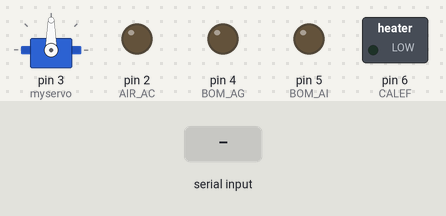
Bench run of a sketch on a simulated Arduino Uno, built with avr-gcc and run on an emulated ATmega328P. Parts: servo, switched loads named in the sketch (green lamp = pin HIGH), output pins drawn as LEDs (lit = HIGH). The test bench sets the inputs (shaded band).

Above: at 1.2 s.
1.3 s: "3" received over Serial
At 1.8 s:
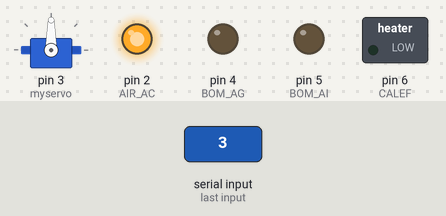
2.8 s: byte 66 ('B') received over Serial
At 4.0 s:
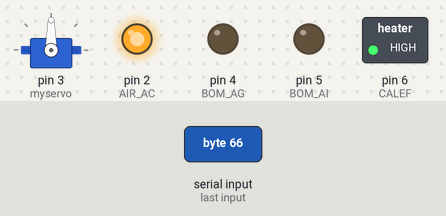
4.3 s: "4" received over Serial
At 5.3 s:
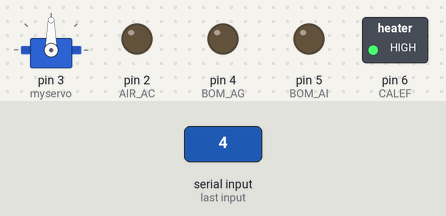
5.8 s: "6" received over Serial
At 6.4 s:
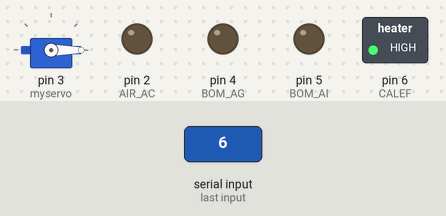
7.3 s: byte 67 ('C') received over Serial
At 7.6 s:
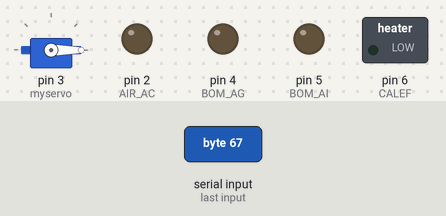
8.8 s: "7" received over Serial
At 9.9 s:
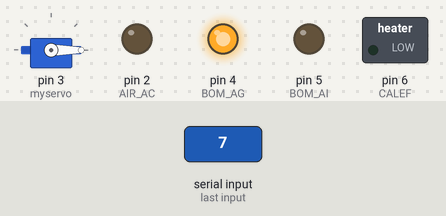
Timing chart, 0 to 11.3 s (numbered marks = the images above; inputs shaded):
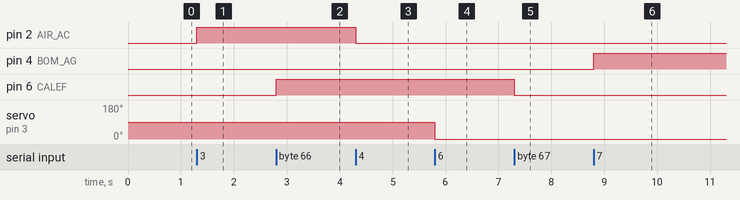

Measured:
- after the input at 1.3 s, pin 2 (AIR_AC): LOW → HIGH at once
- after the input at 2.8 s, pin 6 (CALEF): LOW → HIGH at once
- after the input at 4.3 s, pin 2 (AIR_AC): HIGH → LOW at once
- after the input at 5.8 s, servo on pin 3 (myservo): 90° → 0° at once
- after the input at 7.3 s, pin 6 (CALEF): HIGH → LOW at once
- after the input at 8.8 s, pin 4 (BOM_AG): LOW → HIGH at once

The sketch:

Invernadero.ino
```cpp
#include <Servo.h>
#define AIR_AC   2
#define BOM_AG   4
#define BOM_AI   5
#define CALEF    6
Servo myservo;
void setup() {
  Serial.begin(9600);
  pinMode(2,OUTPUT);
  pinMode(4,OUTPUT);
  pinMode(5,OUTPUT);
  pinMode(6,OUTPUT);
  myservo.attach(3);
}

void loop() {
  int comand = Serial.read();
  int dato;
  if(comand=='1'){ // Envia valor de sensor Humedad
    dato = analogRead(A0);
    Serial.print(dato);
    Serial.println(" ");
  }
  if(comand=='2'){ // Envia valor de sensor Temp
    dato = analogRead(A1);
    Serial.print(dato);
    Serial.println(" ");
  }
  if(comand=='3'){ // Enciende Ventilador
    digitalWrite(AIR_AC,1);
  }
  if(comand=='4'){ // Apaga Ventilador
    digitalWrite(AIR_AC,0);
  }
  if(comand=='5'){ // Servo 90°
     myservo.write(90);
     delay(100);
  }
  if(comand=='6'){ // Servo 0°
     myservo.write(0);
     delay(100);
  }
  if(comand=='7'){ // Enciede Bomba Agua
    digitalWrite(BOM_AG,1);
  }
  if(comand=='8'){ // Apaga Bomba Agua
    digitalWrite(BOM_AG,0);
  }
  if(comand=='9'){ // Enciede Bomba Aire
    digitalWrite(BOM_AI,1);
  }
  if(comand=='A'){ // Apaga Bomba Aire
    digitalWrite(BOM_AI,0);
  }
  if(comand=='B'){ // Enciede Calefaccion
    digitalWrite(CALEF,1);
  }
  if(comand=='C'){ // Apaga Calefaccion
    digitalWrite(CALEF,0);
  }

}
```
